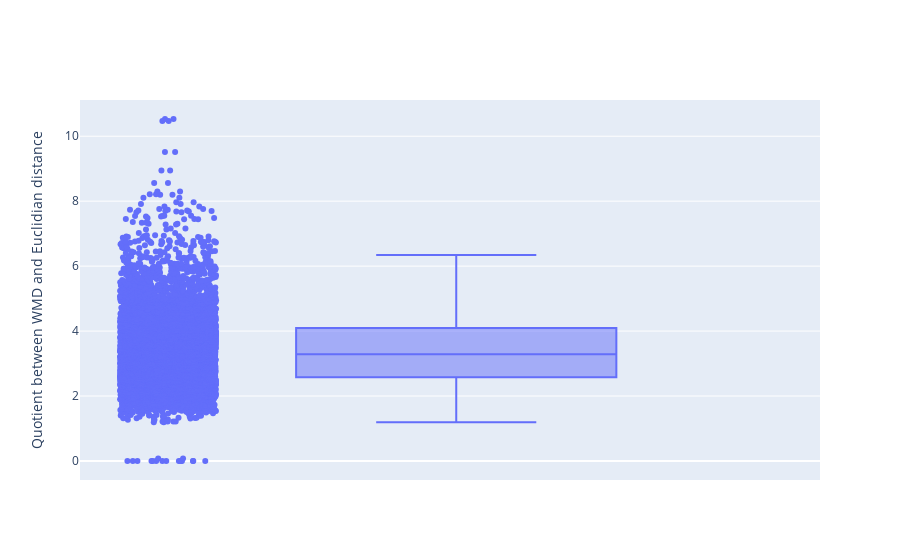

Notebook source saved alongside this figure:
### Code cell
fig = go.Figure(data=[go.Box(y=(wmds/euds).flatten(),
            boxpoints='all', # can also be outliers, or suspectedoutliers, or False
            jitter=0.3, # add some jitter for a better separation between points
            pointpos=-1.8, # relative position of points wrt box
            name=""
              )])
fig.update_layout(
    title=go.layout.Title(
        xref="paper",
        x=0
    ),
    yaxis=go.layout.YAxis(
        title=go.layout.yaxis.Title(
            text="Quotient between WMD and Euclidian distance"
        )
    )
)

fig.show()

### Figure 1 — Plotly figure (JSON) as saved in the notebook; plotly's stock layout.template omitted (floating-point values rounded to 4 significant figures; data arrays with more than 128 entries replaced by an {"elided": "..."} marker saying what was removed)
{"data": [{"boxpoints": "all", "jitter": 0.3, "name": "", "pointpos": -1.8, "type": "box", "y": {"elided": "6400 float values"}}], "layout": {"title": {"x": 0, "xref": "paper"}, "yaxis": {"title": {"text": "Quotient between WMD and Euclidian distance"}}}}
